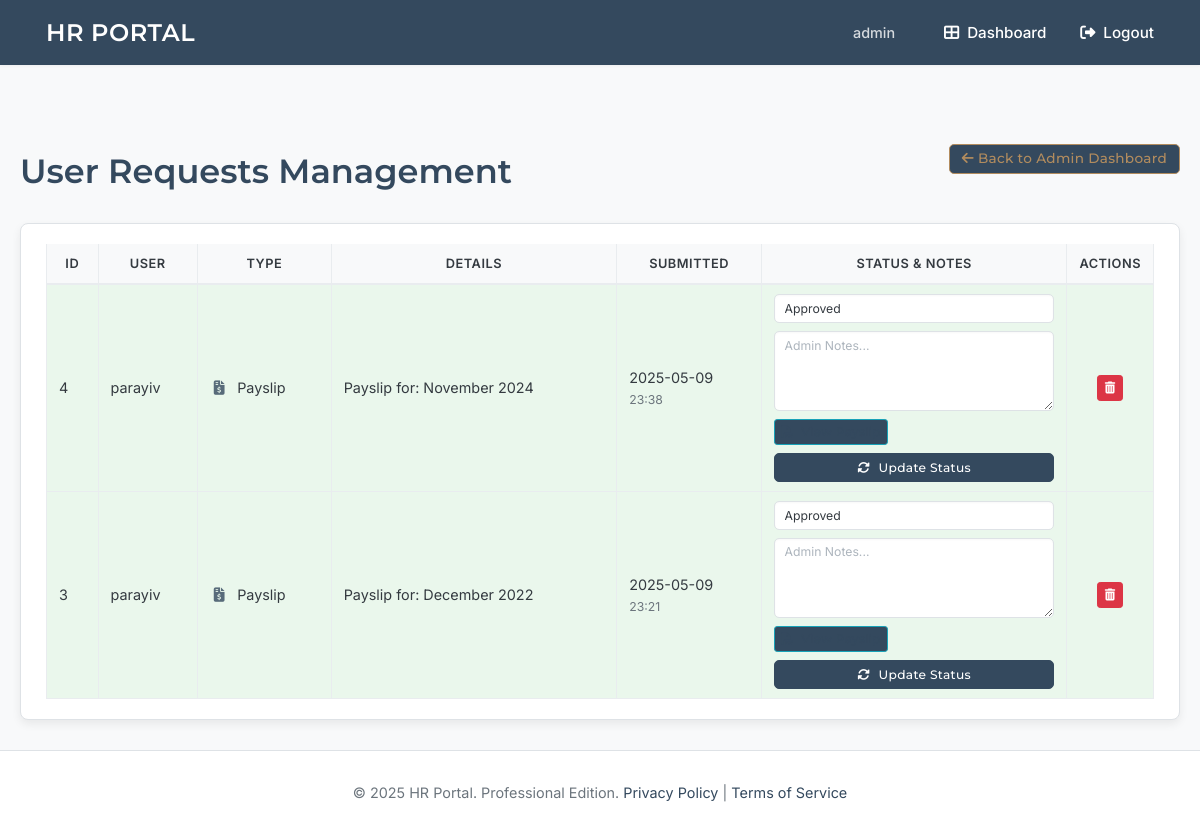
Screenshot of /admin/requests (signed in) with the database file from the repository.
### tables this page shows
CREATE TABLE users (
    id INTEGER PRIMARY KEY AUTOINCREMENT,
    username TEXT UNIQUE NOT NULL,
    password_hash TEXT NOT NULL,
    is_admin BOOLEAN NOT NULL DEFAULT 0,
    full_name TEXT,             -- NEW
    gender TEXT,                -- NEW (e.g., 'male', 'female', 'other', 'prefer_not_to_say')
    department TEXT             -- NEW
);

CREATE TABLE requests (
    id INTEGER PRIMARY KEY AUTOINCREMENT,
    user_id INTEGER NOT NULL,
    request_type TEXT NOT NULL, -- 'payslip', 'vacation'
    details TEXT, -- e.g., month for payslip, dates for vacation
    status TEXT NOT NULL DEFAULT 'pending', -- pending, approved, rejected
    submitted_at DATETIME DEFAULT CURRENT_TIMESTAMP,
    admin_notes TEXT,
    payslip_filename TEXT,      -- NEW: To store the filename of the uploaded payslip
    FOREIGN KEY (user_id) REFERENCES users (id)
);

### app.py (the view)
@app.route('/admin/requests') # The URL path
@login_required
@admin_required
def admin_view_requests(): # The function name, which becomes the endpoint
    db = get_db()
    requests_raw = db.execute("SELECT r.id, r.request_type, r.details, r.status, r.submitted_at, r.admin_notes, r.payslip_filename, u.username as user_username FROM requests r JOIN users u ON r.user_id = u.id ORDER BY r.status = 'pending' DESC, r.submitted_at DESC").fetchall()
    requests_processed = []
    for req_row in requests_raw:
        req_dict = dict(req_row)
        submitted_at_val = req_dict.get('submitted_at')
        if isinstance(submitted_at_val, datetime): req_dict['submitted_at'] = submitted_at_val
        elif isinstance(submitted_at_val, (str,bytes)): # Handle bytes for convert_datetime_iso
            req_dict['submitted_at'] = convert_datetime_iso(submitted_at_val if isinstance(submitted_at_val, bytes) else submitted_at_val.encode())
        else: req_dict['submitted_at'] = None
        requests_processed.append(req_dict)
    return render_template('admin_view_requests.html', requests=requests_processed)

### app.py (called while the page is built)
def get_db():
    if 'db' not in g:
        try:
            os.makedirs(app.instance_path, exist_ok=True)
            os.makedirs(app.config['UPLOAD_FOLDER'], exist_ok=True)
            os.makedirs(app.config['PAYSLIP_UPLOAD_FOLDER'], exist_ok=True)
        except OSError as e:
            app.logger.error(f"Error creating instance/upload paths: {e}")
        g.db = sqlite3.connect(app.config['DATABASE'], detect_types=sqlite3.PARSE_DECLTYPES)
        g.db.row_factory = sqlite3.Row
    return g.db

def convert_datetime_iso(val):
    if not val: return None
    val_str = val.decode()
    try: return datetime.fromisoformat(val_str)
    except (ValueError, AttributeError):
        try: return datetime.strptime(val_str, "%Y-%m-%d %H:%M:%S.%f")
        except (ValueError, AttributeError):
            try: return datetime.strptime(val_str, "%Y-%m-%d %H:%M:%S")
            except (ValueError, AttributeError): app.logger.warning(f"Could not parse datetime: {val_str}"); return None

def login_required(view):
    @wraps(view)
    def wrapped_view(**kwargs):
        if getattr(g, 'user', None) is None:
            flash('Please log in to access this page.', 'error'); return redirect(url_for('login', next=request.url))
        return view(**kwargs)
    return wrapped_view

def admin_required(view):
    @wraps(view)
    def wrapped_view(**kwargs):
        current_user = getattr(g, 'user', None)
        if not current_user or not current_user['is_admin']:
            flash('You do not have permission to access this page.', 'error'); return redirect(url_for('dashboard'))
        return view(**kwargs)
    return wrapped_view

@app.before_request
def load_logged_in_user():
    user_id = session.get('user_id'); g.user = None
    if user_id is not None:
        db = get_db()
        g.user = db.execute('SELECT id, username, is_admin, full_name, gender, department FROM users WHERE id = ?', (user_id,)).fetchone()

@app.context_processor
def inject_now(): return {'now': datetime.utcnow()}

@app.template_filter()
@pass_eval_context
def nl2br(eval_ctx, value):
    if not value: return ""
    br = Markup("<br>\n"); str_value = str(value) if not isinstance(value, str) else value
    processed_value = str_value
    if eval_ctx.autoescape: processed_value = escape(str_value)
    result = processed_value.replace('\n', br)
    return Markup(result)

### templates/admin_view_requests.html (shortened to what this page needs)
{% extends 'base.html' %}
{% block content %}
<div class="admin-requests-container">
    <header class="page-header-section">
        <h1 class="page-title">User Requests Management</h1>
        <a href="{{ url_for('dashboard') }}" class="btn btn-sm btn-outline-secondary back-link">
            <i class="fas fa-arrow-left"></i> Back to Admin Dashboard
        </a>
    </header>
    {% if requests %}
        <div class="table-responsive-wrapper professional-panel">
            <table class="professional-table admin-requests-table">
                <thead>
                    <tr>
                        <th>ID</th>
                        <th>User</th>
                        <th>Type</th>
                        <th class="details-col-header">Details</th>
                        <th>Submitted</th>
                        <th class="status-col-header">Status & Notes</th>
                        <th class="actions-col-header">Actions</th>
                    </tr>
                </thead>
                <tbody>
                {% for req in requests %}
                    <tr class="request-row-{{ req.status|lower }}" id="request-{{ req.id }}">
                        <td>{{ req.id }}</td>
                        <td>{{ req.user_username }}</td>
                        <td>
                            <i class="fas {% if req.request_type == 'payslip' %}fa-file-invoice-dollar{% elif req.request_type == 'vacation' %}fa-plane-departure{% else %}fa-clipboard-list{% endif %} fa-fw type-icon"></i>
                            {{ req.request_type|capitalize }}
                        </td>
                        <td class="details-cell">{{ req.details|nl2br }}</td>
                        <td class="date-cell">
                            {% if req.submitted_at %}
                                {{ req.submitted_at.strftime('%Y-%m-%d') }}
                                <span class="time-muted">{{ req.submitted_at.strftime('%H:%M') }}</span>
                            {% else %} N/A {% endif %}
                        </td>
                        <td class="status-actions-cell">
                            <form method="post" action="{{ url_for('admin_update_request_status', request_id=req.id) }}" class="update-status-form">
                                <div class="form-group-compact">
                                    <select name="status" id="status-{{req.id}}" class="form-control form-control-sm status-select">
                                        <option value="approved" {{ 'selected' if req.status == 'approved' }}>Approved</option>
                                    </select>
                                </div>
                                <div class="form-group-compact">
                                    <textarea name="admin_notes" id="admin_notes-{{req.id}}" placeholder="Admin Notes..." class="form-control form-control-sm notes-textarea" rows="2">{{ req.admin_notes or '' }}</textarea>
                                </div>
                                {% if req.request_type == 'payslip' and req.status == 'approved' and req.payslip_filename %}
                                <div class="current-payslip-link" style="margin-top: 8px;">
                                    <a href="{{ url_for('view_payslip', filename=req.payslip_filename) }}" target="_blank" class="btn btn-xs btn-outline-info" title="View generated payslip">
                                        <i class="fas fa-file-pdf"></i> View Payslip
                                    </a>
                                </div>
                                {% endif %}
                                <button type="submit" class="btn btn-sm btn-primary btn-block update-button" style="margin-top: 8px;">
                                    <i class="fas fa-sync-alt"></i> Update Status
                                </button>
                            </form>
                        </td>
                        <td class="actions-cell-table">
                            <form method="post" action="{{ url_for('admin_delete_request', request_id=req.id) }}" class="delete-request-form"
                                  onsubmit="return confirm('Are you sure you want to permanently delete this request (ID: {{ req.id }})? This action cannot be undone.');">
                                <button type="submit" class="btn btn-xs btn-danger" title="Delete Request">
                                    <i class="fas fa-trash-alt"></i>
                                </button>
                            </form>
                        </td>
                    </tr>
                {% endfor %}
                </tbody>
            </table>
        </div>
    {% endif %}
</div>
{% endblock %}

### templates/base.html (shortened to what this page needs)
<!doctype html>
<html lang="en">
<head>
    <link rel="stylesheet" href="https://cdnjs.cloudflare.com/ajax/libs/font-awesome/6.4.0/css/all.min.css">
    <link rel="stylesheet" href="https://cdn.jsdelivr.net/npm/flatpickr/dist/flatpickr.min.css">
</head>
<body>
    <nav class="navbar">
        <a href="{{ url_for('index') }}" class="site-title">HR PORTAL</a>
        <div class="right">
            {% if g.user %}
                <span>{{ g.user.username }}</span>
                <a href="{{ url_for('dashboard') }}"><i class="fas fa-th-large fa-fw"></i> Dashboard</a>
                <a href="{{ url_for('logout') }}"><i class="fas fa-sign-out-alt fa-fw"></i> Logout</a>
            {% else %}
                <a href="{{ url_for('login') }}"><i class="fas fa-sign-in-alt fa-fw"></i> Login</a>
                <a href="{{ url_for('register') }}"><i class="fas fa-user-plus fa-fw"></i> Register</a>
            {% endif %}
        </div>
    </nav>
    <main class="container">
        {% block content %}{% endblock %}
    </main>
    <footer>
        © {{ now.year if now else '2024' }} HR Portal. Professional Edition.
        <a href="#">Privacy Policy</a> | <a href="#">Terms of Service</a>
    </footer>
</body>
</html>

### templates/base.html (style rules this page uses)
:root { --primary-color: #34495e; --secondary-color: #b28c5e; --accent-color: #48a9a6; --background-color: #f8f9fa; --card-bg: #ffffff; --text-color-dark: #343a40; --text-color-headings: var(--primary-color); --text-color-light: #6c757d; --border-color: #dee2e6; --border-radius-md: 8px; --border-radius-sm: 5px; --shadow-sm: 0 1px 3px rgba(0, 0, 0, 0.05); --shadow-md: 0 4px 10px rgba(0, 0, 0, 0.07); --font-family-headings: 'Montserrat', sans-serif; --font-family-body: 'Inter', sans-serif; }
*, *::before, *::after { box-sizing: border-box; }
body { font-family: var(--font-family-body); font-weight: 400; margin: 0; background-color: var(--background-color); color: var(--text-color-dark); line-height: 1.65; display: flex; flex-direction: column; min-height: 100vh; }
.navbar { background-color: var(--primary-color); padding: 0 30px; box-shadow: var(--shadow-sm); display: flex; justify-content: space-between; align-items: center; height: 65px; position: sticky; top: 0; z-index: 1000; }
.navbar a, .navbar span { color: #ffffff; padding: 10px 16px; text-decoration: none; font-size: 0.95em; font-weight: 500; transition: background-color 0.2s; display: inline-flex; align-items: center; }
.navbar .site-title { font-family: var(--font-family-headings); font-weight: 600; font-size: 1.5em; letter-spacing: 0.5px; }
.navbar .right { display: flex; align-items: center; }
.navbar .right span { margin-right: 15px; font-size: 0.9em; opacity: 0.8; }
.navbar .right a i { margin-right: 6px; }
.container { width: 100%; margin: 30px auto; padding: 0 20px; flex-grow: 1; }
.page-title { font-family: var(--font-family-headings); font-weight: 600; font-size: 2.1em; color: var(--text-color-headings); margin-bottom: 10px; }
.form-control { display: block; width: 100%; padding: 12px 15px; font-size: 1em; font-family: var(--font-family-body); font-weight: 400; line-height: 1.6; color: var(--text-color-dark); background-color: var(--card-bg); background-clip: padding-box; border: 1px solid #d8e0e7; appearance: none; border-radius: var(--border-radius-sm); box-shadow: inset 0 1px 2px rgba(0,0,0,0.03); transition: border-color .15s ease-in-out, box-shadow .15s ease-in-out; }
.form-control::placeholder { color: #adb5bd; opacity: 1; }
textarea.form-control { min-height: 80px; resize: vertical; }
select.form-control { padding-right: 30px; }
.btn { display: inline-block; background-color: var(--primary-color); color: white; padding: 10px 22px; border: 1px solid var(--primary-color); border-radius: var(--border-radius-sm); text-decoration: none; font-size: 0.95em; font-weight: 500; font-family: var(--font-family-headings); letter-spacing: 0.3px; cursor: pointer; text-align: center; vertical-align: middle; transition: background-color 0.2s, border-color 0.2s, color 0.2s, transform 0.1s; }
footer { text-align: center; padding: 30px 20px; background-color: var(--card-bg); color: var(--text-color-light); margin-top: auto; font-size: 0.9em; border-top: 1px solid var(--border-color); }
footer a { color: var(--primary-color); text-decoration: none; }

### rows the page displays
users: user.username "admin"
requests: id "4", user_username "parayiv", request_type "Payslip", details "Payslip for: November 2024", submitted_at "2025-05-09", submitted_at "23:38", status "Approved", admin_notes "Admin Notes..."
requests: id "3", user_username "parayiv", request_type "Payslip", details "Payslip for: December 2022", submitted_at "2025-05-09", submitted_at "23:21", status "Approved", admin_notes "Admin Notes..."
